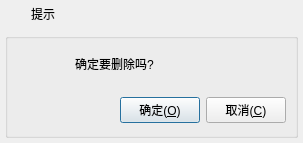
<?xml version="1.0" encoding="UTF-8"?>
<ui version="4.0">
 <class>GuiMsgBox</class>
 <widget class="QDialog" name="GuiMsgBox">
  <property name="geometry">
   <rect>
    <x>0</x>
    <y>0</y>
    <width>303</width>
    <height>143</height>
   </rect>
  </property>
  <property name="windowTitle">
   <string>提示</string>
  </property>
  <layout class="QVBoxLayout" name="verticalLayout">
   <property name="spacing">
    <number>0</number>
   </property>
   <property name="leftMargin">
    <number>0</number>
   </property>
   <property name="topMargin">
    <number>0</number>
   </property>
   <property name="rightMargin">
    <number>0</number>
   </property>
   <property name="bottomMargin">
    <number>0</number>
   </property>
   <item>
    <widget class="QWidget" name="widget_title" native="true">
     <property name="sizePolicy">
      <sizepolicy hsizetype="Preferred" vsizetype="Fixed">
       <horstretch>0</horstretch>
       <verstretch>0</verstretch>
      </sizepolicy>
     </property>
     <property name="minimumSize">
      <size>
       <width>100</width>
       <height>28</height>
      </size>
     </property>
     <layout class="QHBoxLayout" name="horizontalLayout_2">
      <property name="spacing">
       <number>0</number>
      </property>
      <property name="leftMargin">
       <number>0</number>
      </property>
      <property name="topMargin">
       <number>0</number>
      </property>
      <property name="rightMargin">
       <number>0</number>
      </property>
      <property name="bottomMargin">
       <number>0</number>
      </property>
      <item>
       <widget class="QLabel" name="lab_Ico">
        <property name="sizePolicy">
         <sizepolicy hsizetype="Minimum" vsizetype="Preferred">
          <horstretch>0</horstretch>
          <verstretch>0</verstretch>
         </sizepolicy>
        </property>
        <property name="minimumSize">
         <size>
          <width>31</width>
          <height>0</height>
         </size>
        </property>
        <property name="text">
         <string/>
        </property>
        <property name="alignment">
         <set>Qt::AlignCenter</set>
        </property>
       </widget>
      </item>
      <item>
       <widget class="QLabel" name="lab_Title">
        <property name="sizePolicy">
         <sizepolicy hsizetype="Expanding" vsizetype="Preferred">
          <horstretch>0</horstretch>
          <verstretch>0</verstretch>
         </sizepolicy>
        </property>
        <property name="styleSheet">
         <string notr="true">font: 10pt &quot;微软雅黑&quot;;</string>
        </property>
        <property name="text">
         <string>提示</string>
        </property>
        <property name="alignment">
         <set>Qt::AlignLeading|Qt::AlignLeft|Qt::AlignVCenter</set>
        </property>
       </widget>
      </item>
      <item>
       <widget class="QWidget" name="widget_menu" native="true">
        <property name="sizePolicy">
         <sizepolicy hsizetype="Minimum" vsizetype="Preferred">
          <horstretch>0</horstretch>
          <verstretch>0</verstretch>
         </sizepolicy>
        </property>
        <layout class="QHBoxLayout" name="horizontalLayout">
         <property name="spacing">
          <number>0</number>
         </property>
         <property name="leftMargin">
          <number>0</number>
         </property>
         <property name="topMargin">
          <number>0</number>
         </property>
         <property name="rightMargin">
          <number>0</number>
         </property>
         <property name="bottomMargin">
          <number>0</number>
         </property>
         <item>
          <widget class="QPushButton" name="btnMenu_Close">
           <property name="sizePolicy">
            <sizepolicy hsizetype="Minimum" vsizetype="Expanding">
             <horstretch>0</horstretch>
             <verstretch>0</verstretch>
            </sizepolicy>
           </property>
           <property name="minimumSize">
            <size>
             <width>40</width>
             <height>0</height>
            </size>
           </property>
           <property name="cursor">
            <cursorShape>ArrowCursor</cursorShape>
           </property>
           <property name="focusPolicy">
            <enum>Qt::NoFocus</enum>
           </property>
           <property name="toolTip">
            <string>关闭</string>
           </property>
           <property name="text">
            <string/>
           </property>
           <property name="flat">
            <bool>true</bool>
           </property>
          </widget>
         </item>
        </layout>
       </widget>
      </item>
     </layout>
    </widget>
   </item>
   <item>
    <widget class="QWidget" name="widget_main" native="true">
     <property name="styleSheet">
      <string notr="true">font: 11pt &quot;微软雅黑&quot;;</string>
     </property>
     <layout class="QVBoxLayout" name="verticalLayout_2">
      <property name="spacing">
       <number>5</number>
      </property>
      <property name="leftMargin">
       <number>5</number>
      </property>
      <property name="topMargin">
       <number>5</number>
      </property>
      <property name="rightMargin">
       <number>5</number>
      </property>
      <property name="bottomMargin">
       <number>5</number>
      </property>
      <item>
       <widget class="QGroupBox" name="groupBox">
        <property name="title">
         <string/>
        </property>
        <widget class="QLabel" name="labIcoMain">
         <property name="geometry">
          <rect>
           <x>10</x>
           <y>10</y>
           <width>45</width>
           <height>45</height>
          </rect>
         </property>
         <property name="styleSheet">
          <string notr="true">border-image: url(:/image/info.png);</string>
         </property>
         <property name="text">
          <string/>
         </property>
        </widget>
        <widget class="QLabel" name="labInfo">
         <property name="geometry">
          <rect>
           <x>70</x>
           <y>10</y>
           <width>211</width>
           <height>41</height>
          </rect>
         </property>
         <property name="text">
          <string>确定要删除吗?</string>
         </property>
         <property name="scaledContents">
          <bool>false</bool>
         </property>
         <property name="wordWrap">
          <bool>true</bool>
         </property>
        </widget>
        <widget class="QWidget" name="layoutWidget">
         <property name="geometry">
          <rect>
           <x>10</x>
           <y>60</y>
           <width>271</width>
           <height>34</height>
          </rect>
         </property>
         <layout class="QHBoxLayout" name="horizontalLayout_3">
          <item>
           <spacer name="horizontalSpacer">
            <property name="orientation">
             <enum>Qt::Horizontal</enum>
            </property>
            <property name="sizeHint" stdset="0">
             <size>
              <width>40</width>
              <height>20</height>
             </size>
            </property>
           </spacer>
          </item>
          <item>
           <widget class="QPushButton" name="btnOk">
            <property name="cursor">
             <cursorShape>PointingHandCursor</cursorShape>
            </property>
            <property name="focusPolicy">
             <enum>Qt::StrongFocus</enum>
            </property>
            <property name="styleSheet">
             <string notr="true"/>
            </property>
            <property name="text">
             <string>确定(&amp;O)</string>
            </property>
            <property name="icon">
             <iconset>
              <normaloff>:/image/update.png</normaloff>:/image/update.png</iconset>
            </property>
            <property name="iconSize">
             <size>
              <width>20</width>
              <height>20</height>
             </size>
            </property>
           </widget>
          </item>
          <item>
           <widget class="QPushButton" name="btnCancel">
            <property name="cursor">
             <cursorShape>PointingHandCursor</cursorShape>
            </property>
            <property name="focusPolicy">
             <enum>Qt::StrongFocus</enum>
            </property>
            <property name="styleSheet">
             <string notr="true"/>
            </property>
            <property name="text">
             <string>取消(&amp;C)</string>
            </property>
            <property name="icon">
             <iconset>
              <normaloff>:/image/close.png</normaloff>:/image/close.png</iconset>
            </property>
            <property name="iconSize">
             <size>
              <width>20</width>
              <height>20</height>
             </size>
            </property>
           </widget>
          </item>
         </layout>
        </widget>
       </widget>
      </item>
     </layout>
    </widget>
   </item>
  </layout>
 </widget>
 <resources/>
 <connections/>
</ui>
